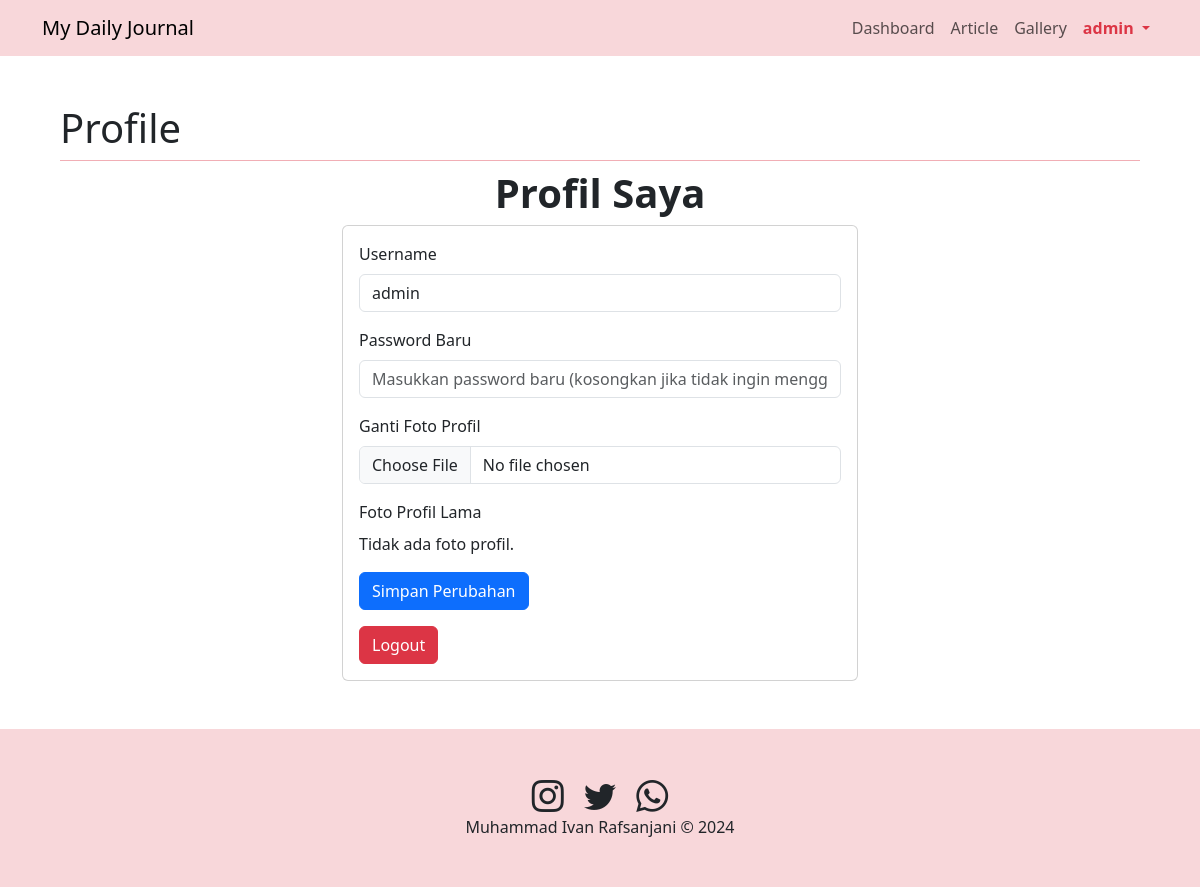
Before: /admin.php?page=profile (signed in) with the older database file.
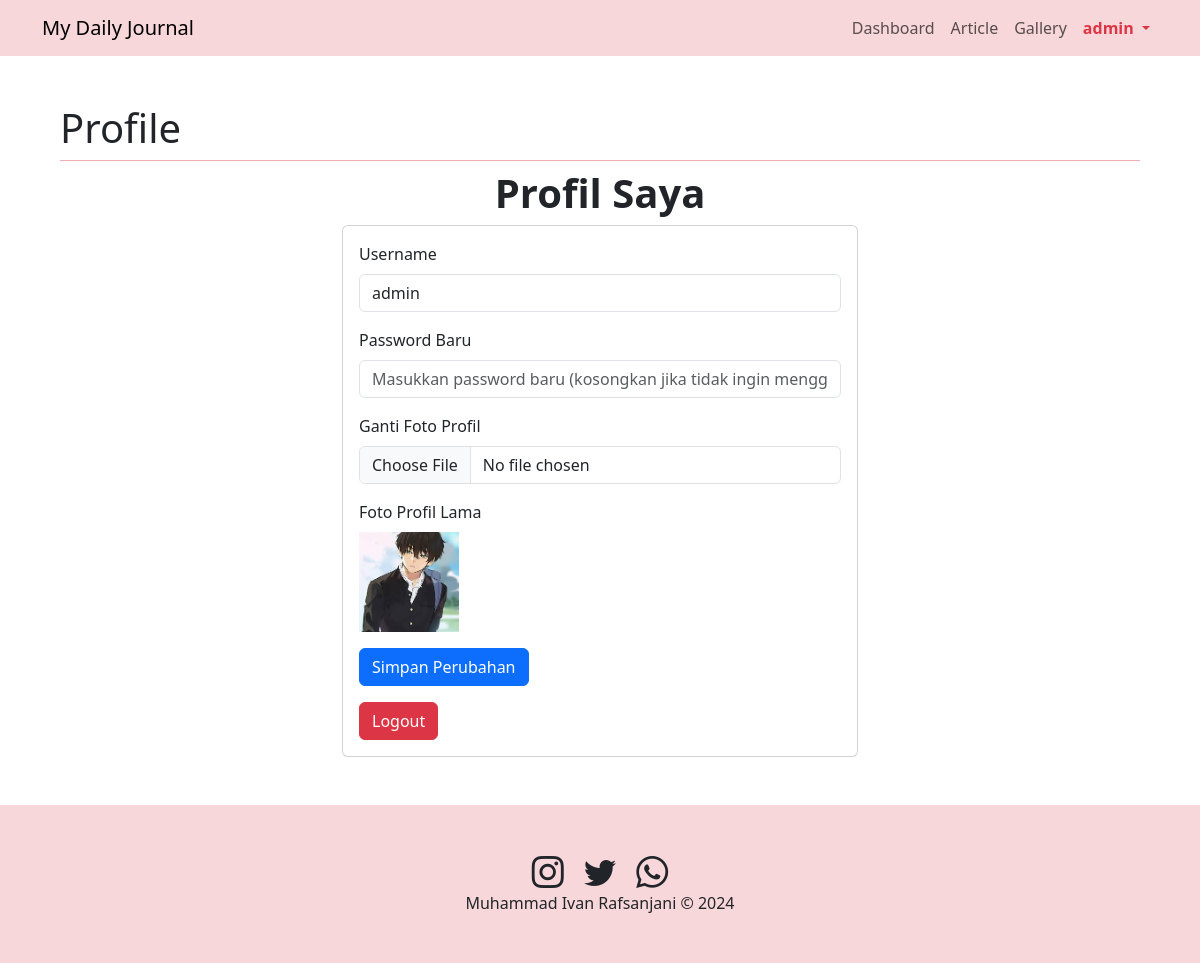
After: the same page with the newer database file.
### tables this page shows
CREATE TABLE `user` (
  `id` int(11) NOT NULL,
  `username` varchar(50) NOT NULL,
  `password` text NOT NULL,
  `foto` text NOT NULL
);

### profile.php (the view, shortened to what this page needs)
<?php
include "koneksi.php";
$username = $_SESSION['username'];
$sql = "SELECT * FROM user WHERE username = ?";
$stmt = $conn->prepare($sql);
$stmt->bind_param("s", $username);
$stmt->execute();
$result = $stmt->get_result();
$user = $result->fetch_assoc();
?>
<div class="container">
    <h2 class="text-center fw-bold display-6">Profil Saya</h2>
    <div class="row">
        <div class="col-md-6 offset-md-3">
            <div class="card">
                <div class="card-body">
                    <form method="post" action="" enctype="multipart/form-data">
                        <div class="mb-3">
                            <label for="username" class="form-label">Username</label>
                            <input type="text" class="form-control" id="username" name="username" value="<?= $user['username'] ?>" required>
                        </div>
                        <div class="mb-3">
                            <label for="password" class="form-label">Password Baru</label>
                            <input type="password" class="form-control" id="password" name="password" placeholder="Masukkan password baru (kosongkan jika tidak ingin mengganti)">
                        </div>
                        <div class="mb-3">
                            <label for="gambar" class="form-label">Ganti Foto Profil</label>
                            <input type="file" class="form-control" id="gambar" name="gambar">
                        </div>
                        <div class="mb-3">
                            <label for="gambarLama" class="form-label">Foto Profil Lama</label><br>
                            <?php if ($user['foto']) { ?>
                                <img src="gambar/<?= $user['foto'] ?>" width="100">
                            <?php } else { ?>
                                <p>Tidak ada foto profil.</p>
                            <?php } ?>
                        </div>
                        <div class="mb-3">
                            <button type="submit" name="simpan" class="btn btn-primary">Simpan Perubahan</button>
                        </div>
                    </form>
                    <form method="post" action="">
                        <button type="submit" name="logout" class="btn btn-danger">Logout</button>
                    </form>
                </div>
            </div>
        </div>
    </div>
</div>

### admin.php (shortened to what this page needs)
<!DOCTYPE html>
<html lang="en">
<head>
    <link
    rel="stylesheet"
    href="https://cdn.jsdelivr.net/npm/bootstrap-icons@1.11.1/font/bootstrap-icons.css"
    />
    <link
    href="https://cdn.jsdelivr.net/npm/bootstrap@5.3.2/dist/css/bootstrap.min.css"
    rel="stylesheet"
    />
</head>
<body>
    <nav class="navbar navbar-expand-sm bg-body-tertiary sticky-top bg-danger-subtle">
    <div class="container">
        <a class="navbar-brand" href=".">My Daily Journal</a>
        <div class="collapse navbar-collapse" id="navbarSupportedContent">
        <ul class="navbar-nav ms-auto mb-2 mb-lg-0 text-dark">
            <li class="nav-item">
                <a class="nav-link" href="admin.php?page=dashboard">Dashboard</a>
            </li>
            <li class="nav-item">
                <a class="nav-link" href="admin.php?page=article">Article</a>
            </li>
            <li class="nav-item">
                <a class="nav-link" href="admin.php?page=gallery">Gallery</a>
            </li>
            <li class="nav-item dropdown">
                <a class="nav-link dropdown-toggle text-danger fw-bold" href="#" role="button" data-bs-toggle="dropdown" aria-expanded="false">
                    <?= $_SESSION['username']?>
                </a>
            </li>
        </ul>
        </div>
    </div>
    </nav>
<section id="content" class="p-5">
    <div class="container">
        <?php
        if(isset($_GET['page'])){
        ?>
            <h4 class="lead display-6 pb-2 border-bottom border-danger-subtle"><?= ucfirst($_GET['page'])?></h4>
            <?php
            include($_GET['page'].".php");
        }else{
        ?>
            <h4 class="lead display-6 pb-2 border-bottom border-danger-subtle">Dashboard</h4>
            <?php
            include("dashboard.php");
        }
        ?>
    </div>
</section>
    <footer class="text-center p-5 bg-danger-subtle footer bottom">
    <div>
        <a href="https://www.instagram.com/Imvanz_"
        ><i class="bi bi-instagram h2 p-2 text-dark"></i
        ></a>
        <a href="https://twitter.com/udinusofficial"
        ><i class="bi bi-twitter h2 p-2 text-dark"></i
        ></a>
        <a href="https://wa.me/+6287700313085"
        ><i class="bi bi-whatsapp h2 p-2 text-dark"></i
        ></a>
    </div>
    <div>Muhammad Ivan Rafsanjani &copy; 2024</div>
    </footer>
</body>
</html>

Changed rows visible on the page:
changed user "admin": foto: picture added; foto empty → "20250108114417.jpg" (drawn)
Other visible differences:
text no longer shown: "Tidak ada foto profil."
